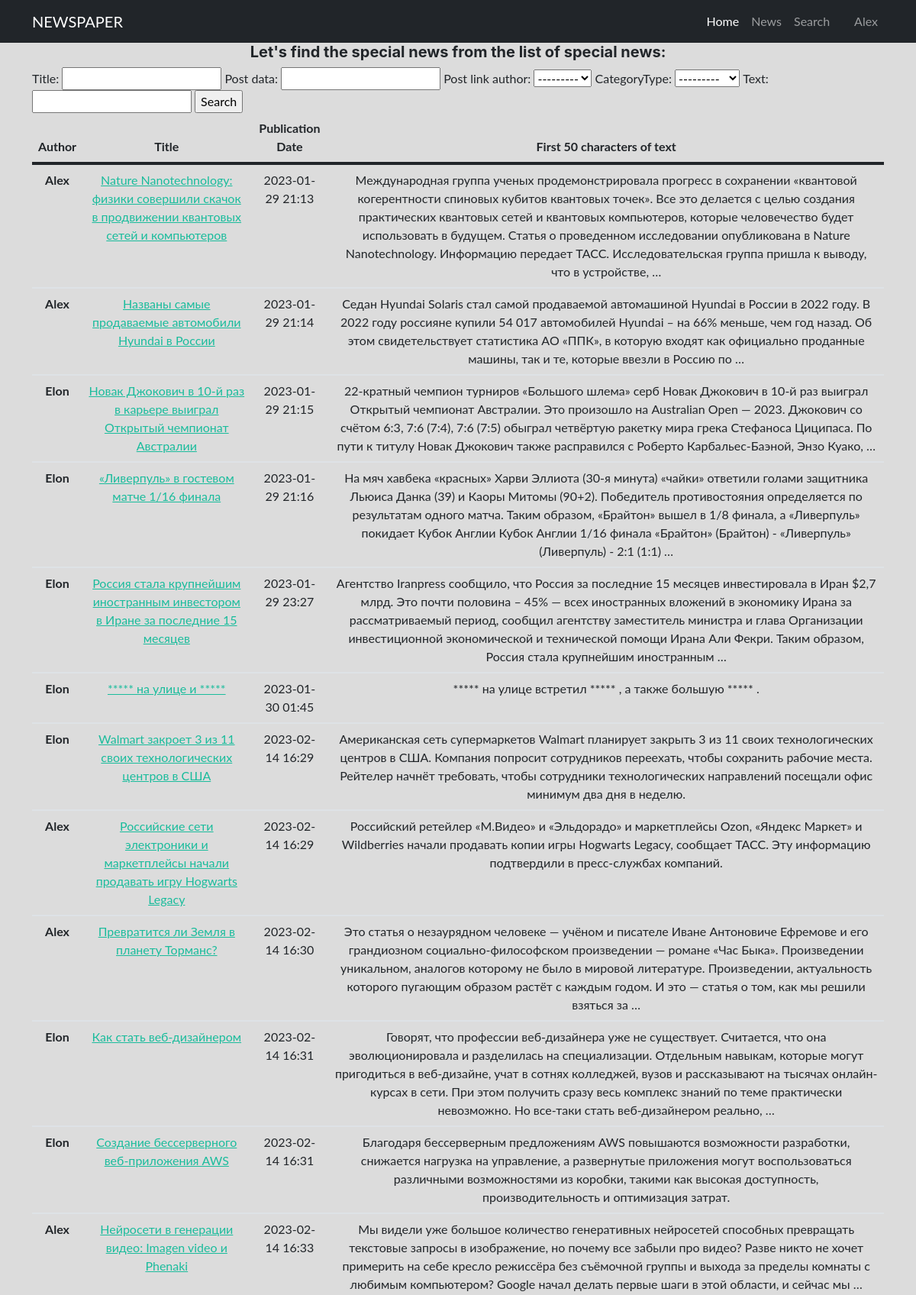
/news/search/ (signed in, upper part), run on the app's committed database.
### news/models.py (models this page shows, shortened)
class Post(models.Model):
    post_link_author = models.ForeignKey(Author, on_delete=models.CASCADE)
    news = 'N'
    articles = 'A'
    CATEGORY_CHOICES = [
        (news, 'Новости'),
        (articles, 'Статьи')
    ]
    categoryType = models.CharField(max_length=1,
                                    choices=CATEGORY_CHOICES,
                                    default=news)
    post_data = models.DateTimeField(auto_now_add=True)  # дата создания объекта
    post_link_category = models.ManyToManyField(Category, through='PostCategory')
    title = models.CharField(max_length=255)
    text = models.TextField()
    rating = models.FloatField(default=0)

class Author(models.Model):
    authors_link_user = models.OneToOneField(User, on_delete=models.CASCADE)
    author_rating = models.FloatField(default=0)
    def __str__(self):
        return self.authors_link_user.username.title()

### news/views.py (the view)
# urls.py: path('search/', views.search, name='search'),
def search(request):
    listings = Post.objects.all()
    listing_filter = PostFilter(request.GET, queryset=listings)
    context = {
        'listing_filter': listing_filter,
    }
    return render(request, "search.html", context)

### news/templatetags/custom_filters.py (called while the page is built)
@register.filter(name='censor')
def censor(value, arg):
    for i in value.split():
        if i.lower() in ban_words:
            value = value.replace(i, arg)
    return value

### news/templatetags/perm_link_authors.py (called while the page is built)
@register.filter(name='has_group')
def has_group(user, group_name):
    return user.groups.filter(name=group_name).exists()

### templates/search.html (shortened to what this page needs)
{% extends 'flatpages/default.html' %}
{% load custom_filters %}
{% block content %}
<h5 align="center">Let's find the special news from the list of special news:</h5>
<form method="GET">
   {{ listing_filter.form }}
   <input type="submit" value="Search">
</form>
<table class="table">
    <thead class="thead-dark" align="center">
      <tr>
        <th scope="col">Author</th>
        <th scope="col">Title</th>
        <th scope="col">Publication Date</th>
        <th scope="col">First 50 characters of text</th>
      </tr>
    </thead>
    <tbody  align="center">
    {% for listings in listing_filter.qs %}
      <tr>
        <th scope="row">{{ listings.post_link_author}}</th>
        <td><a href="/news/{{ listings.id }}">{{ listings.title|censor:'*****' }}</a></td>
        <td>{{ listings.post_data|date:'Y-m-d H:i' }}</td>
        <td>{{ listings.text|truncatewords:50|censor:'*****'}}</td>
      </tr>
    {% endfor %}
</table>
{% endblock %}

### templates/flatpages/default.html (shortened to what this page needs)
{% load static %}
{% load perm_link_authors %}
<!DOCTYPE html>
<html lang="en">
    <head>
        <link rel="stylesheet" href="{% static 'bootstrap/css/styles.css' %}">
    </head>
    <body style="background: rgba(189, 188, 188, 0.522)">
        <nav class="navbar navbar-expand-lg navbar-dark bg-dark">
            <div class="container">
                <a class="navbar-brand" href="/default">NEWSPAPER</a>
                <div class="collapse navbar-collapse" id="navbarSupportedContent">
                    <ul class="navbar-nav ms-auto mb-2 mb-lg-0">
                        <li class="nav-item"><a class="nav-link active" aria-current="page" href="/default">Home</a></li>
                        <li class="nav-item"><a class="nav-link" href="/news">News</a></li>
                        <li class="nav-item"><a class="nav-link" href="/news/search">Search</a></li>
                        <li class="nav-item"><a class="nav-link" href="/news/add"></a></li>
                        <li class="nav-item"><a class="nav-link" href="/">{% if request.user.is_authenticated %}
                            {{ request.user.username }}
                            {% else %}
                            Sign in
                        {% endif %}
                    </a></li>
                    </ul>
                </div>
            </div>
        </nav>
        <main class="page-content">
            <div class="container">
                    {% block content %}{% endblock content %}
            </div>
        </main>
    </body>
</html>

### data on the page
Post: post_link_author "Alex", title|censor "Nature Nanotechnology: физики совершили скачок в продвижении квантовых сетей и компьютеров", post_data "2023-01-29 21:13", text|censor "Международная группа ученых продемонстрировала прогресс в сохранении «квантовой когерентности спиновых кубитов квантовых точек». Все это делается с целью создания практических квантовых сетей и квантовых компьютеров, которые человечество будет использовать в будущем. Статья о проведенном исследовании опубликована в Nature Nanotechnology. Информацию передает ТАСС. Исследовательская группа пришла к выводу, что в устройстве, …"
Post: post_link_author "Alex", title|censor "Названы самые продаваемые автомобили Hyundai в России", post_data "2023-01-29 21:14", text|censor "Седан Hyundai Solaris стал самой продаваемой автомашиной Hyundai в России в 2022 году. В 2022 году россияне купили 54 017 автомобилей Hyundai – на 66% меньше, чем год назад. Об этом свидетельствует статистика АО «ППК», в которую входят как официально проданные машины, так и те, которые ввезли в Россию по …"
Post: post_link_author "Elon", title|censor "Новак Джокович в 10-й раз в карьере выиграл Открытый чемпионат Австралии", post_data "2023-01-29 21:15", text|censor "22-кратный чемпион турниров «Большого шлема» серб Новак Джокович в 10-й раз выиграл Открытый чемпионат Австралии. Это произошло на Australian Open — 2023. Джокович со счётом 6:3, 7:6 (7:4), 7:6 (7:5) обыграл четвёртую ракетку мира грека Стефаноса Циципаса. По пути к титулу Новак Джокович также расправился с Роберто Карбальес-Баэной, Энзо Куако, …"
Post: post_link_author "Elon", title|censor "«Ливерпуль» в гостевом матче 1/16 финала", post_data "2023-01-29 21:16", text|censor "На мяч хавбека «красных» Харви Эллиота (30-я минута) «чайки» ответили голами защитника Льюиса Данка (39) и Каоры Митомы (90+2). Победитель противостояния определяется по результатам одного матча. Таким образом, «Брайтон» вышел в 1/8 финала, а «Ливерпуль» покидает Кубок Англии Кубок Англии 1/16 финала «Брайтон» (Брайтон) - «Ливерпуль» (Ливерпуль) - 2:1 (1:1) …"
Post: post_link_author "Elon", title|censor "Россия стала крупнейшим иностранным инвестором в Иране за последние 15 месяцев", post_data "2023-01-29 23:27", text|censor "Агентство Iranpress сообщило, что Россия за последние 15 месяцев инвестировала в Иран $2,7 млрд. Это почти половина – 45% — всех иностранных вложений в экономику Ирана за рассматриваемый период, сообщил агентству заместитель министра и глава Организации инвестиционной экономической и технической помощи Ирана Али Фекри. Таким образом, Россия стала крупнейшим иностранным …"
Post: post_link_author "Elon", title|censor "***** на улице и *****", post_data "2023-01-30 01:45", text|censor "***** на улице встретил ***** , а также большую ***** ."
Post: post_link_author "Elon", title|censor "Walmart закроет 3 из 11 своих технологических центров в США", post_data "2023-02-14 16:29", text|censor "Американская сеть супермаркетов Walmart планирует закрыть 3 из 11 своих технологических центров в США. Компания попросит сотрудников переехать, чтобы сохранить рабочие места. Рейтелер начнёт требовать, чтобы сотрудники технологических направлений посещали офис минимум два дня в неделю."
Post: post_link_author "Alex", title|censor "Российские сети электроники и маркетплейсы начали продавать игру Hogwarts Legacy", post_data "2023-02-14 16:29", text|censor "Российский ретейлер «М.Видео» и «Эльдорадо» и маркетплейсы Ozon, «Яндекс Маркет» и Wildberries начали продавать копии игры Hogwarts Legacy, сообщает ТАСС. Эту информацию подтвердили в пресс‑службах компаний."
Post: post_link_author "Alex", title|censor "Превратится ли Земля в планету Торманс?", post_data "2023-02-14 16:30", text|censor "Это статья о незаурядном человеке — учёном и писателе Иване Антоновиче Ефремове и его грандиозном социально‑философском произведении — романе «Час Быка». Произведении уникальном, аналогов которому не было в мировой литературе. Произведении, актуальность которого пугающим образом растёт с каждым годом. И это — статья о том, как мы решили взяться за …"
Post: post_link_author "Elon", title|censor "Как стать веб-дизайнером", post_data "2023-02-14 16:31", text|censor "Говорят, что профессии веб-дизайнера уже не существует. Считается, что она эволюционировала и разделилась на специализации. Отдельным навыкам, которые могут пригодиться в веб-дизайне, учат в сотнях колледжей, вузов и рассказывают на тысячах онлайн-курсах в сети. При этом получить сразу весь комплекс знаний по теме практически невозможно. Но все-таки стать веб-дизайнером реально, …"
Post: post_link_author "Elon", title|censor "Создание бессерверного веб-приложения AWS", post_data "2023-02-14 16:31", text|censor "Благодаря бессерверным предложениям AWS повышаются возможности разработки, снижается нагрузка на управление, а развернутые приложения могут воспользоваться различными возможностями из коробки, такими как высокая доступность, производительность и оптимизация затрат."
Post: post_link_author "Alex", title|censor "Нейросети в генерации видео: Imagen video и Phenaki", post_data "2023-02-14 16:33", text|censor "Мы видели уже большое количество генеративных нейросетей способных превращать текстовые запросы в изображение, но почему все забыли про видео? Разве никто не хочет примерить на себе кресло режиссёра без съёмочной группы и выхода за пределы комнаты с любимым компьютером? Google начал делать первые шаги в этой области, и сейчас мы …"

### other printed values
{{ request.user.username }} "Alex"
